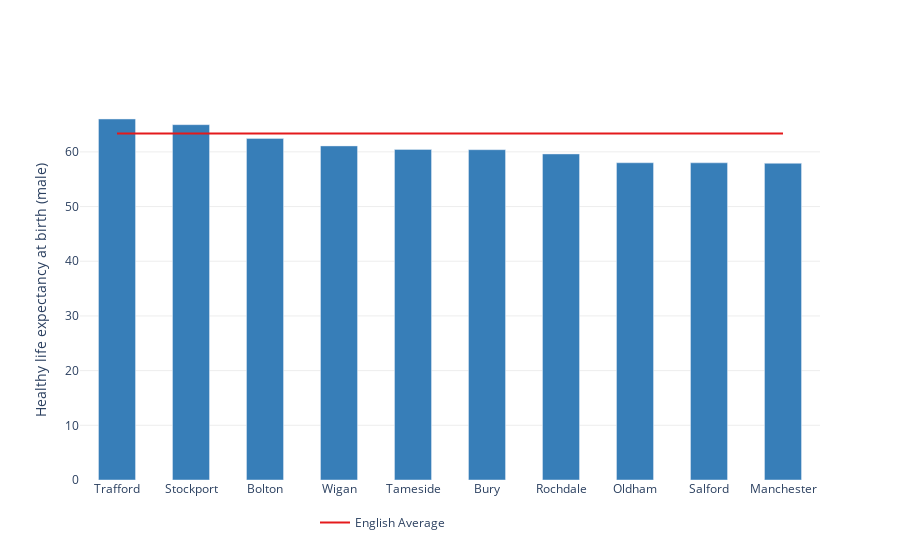

Notebook code for this chart:
### Code cell
fig

### Figure 1 — Plotly figure (JSON) as saved in the notebook; plotly's stock layout.template omitted (floating-point values rounded to 4 significant figures)
{"data": [{"hoverinfo": "y", "marker": {"color": "rgb(55,126,184)"}, "showlegend": false, "type": "bar", "width": 0.5, "x": ["Trafford", "Stockport", "Bolton", "Wigan", "Tameside", "Bury", "Rochdale", "Oldham", "Salford", "Manchester"], "y": [66.01, 64.97, 62.46, 61.09, 60.44, 60.4, 59.62, 58.01, 58.0, 57.91]}, {"hoverinfo": "none", "line": {"color": "rgb(228,26,28)"}, "mode": "lines", "name": "English Average", "type": "scatter", "x": ["Trafford", "Stockport", "Bolton", "Wigan", "Tameside", "Bury", "Rochdale", "Oldham", "Salford", "Manchester"], "y": [63.36, 63.36, 63.36, 63.36, 63.36, 63.36, 63.36, 63.36, 63.36, 63.36, 63.36]}], "layout": {"legend": {"x": 0.5, "xanchor": "right", "y": -0.15, "yanchor": "bottom"}, "plot_bgcolor": "#fff", "yaxis": {"gridcolor": "rgb(238, 238, 238)", "title": {"text": "Healthy life expectancy at birth (male)"}}}}
